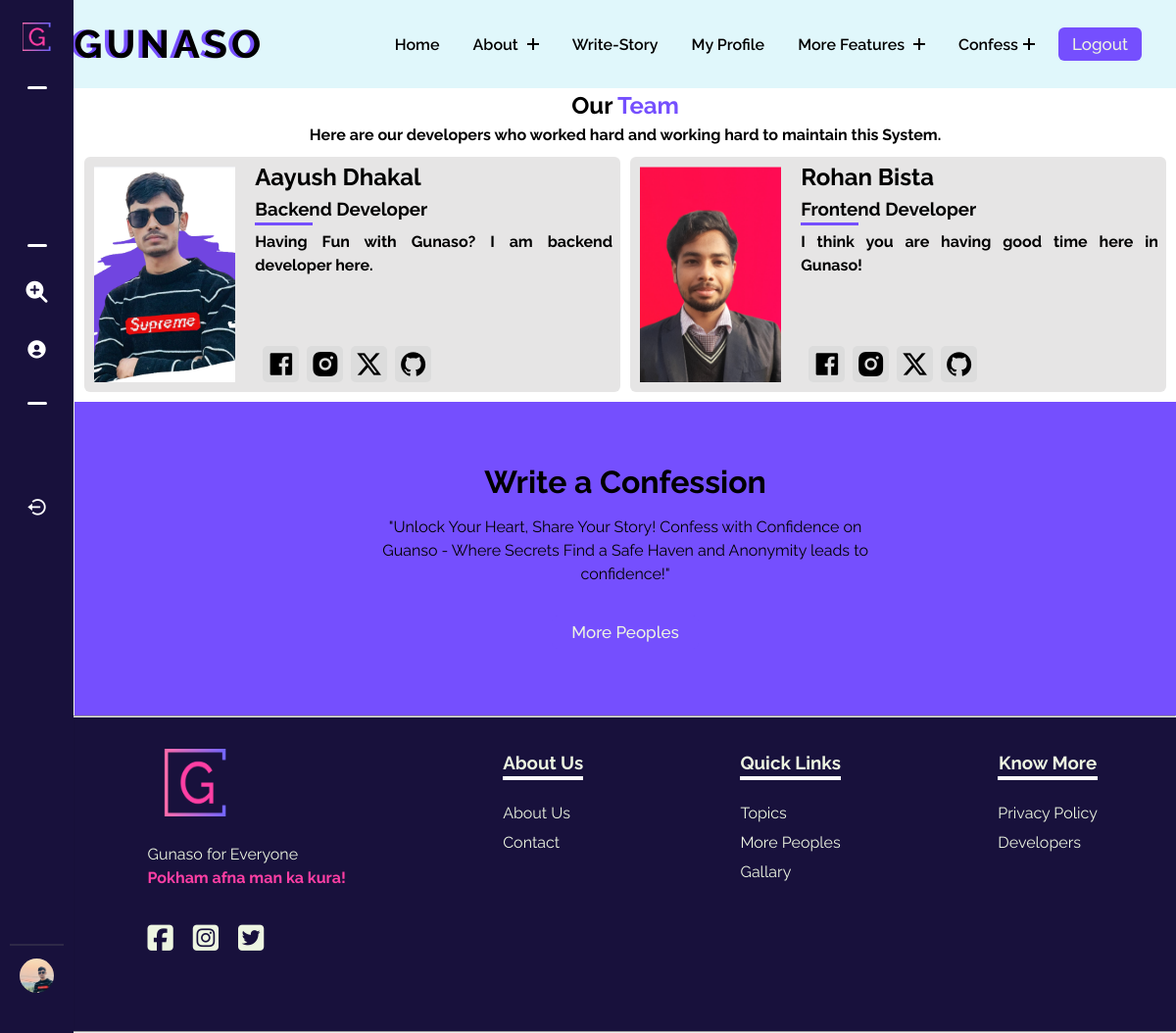
The page /developers/ (signed in) on the database its author committed.
### gunasoApp/models.py (models this page shows, shortened)
class Profile(models.Model):
    user = models.OneToOneField(User, on_delete=models.CASCADE, related_name="Profile")
    image = models.ImageField(upload_to="gunasoApp/images/loggeduserImages", blank=True, default="upload-image")

class Developer(models.Model):
    sno = models.AutoField(primary_key=True)
    image = models.ImageField(upload_to="gunasoApp/images/developers", blank=True, default="upload-image-dev")
    name = models.CharField(max_length=30)
    position = models.CharField(max_length=30)
    bio = models.TextField()
    facebook = models.CharField(max_length=255)
    instagram = models.CharField(max_length=255)
    x = models.CharField(max_length=255)
    github = models.CharField(max_length=255)

### gunasoApp/views.py (the view)
# urls.py: path('developers/',views.developers, name='developers'),
def developers(request):
    developers = Developer.objects.all()
    context = {"developers":developers}
    return render(request, 'developers.html', context)

### templates/developers.html (shortened to what this page needs)
{% extends 'base.html' %}
{% load static %}
    {% block base_style%}
    {{ block.super }}
    <link rel="stylesheet" href="{% static 'styles/developers.css' %}">
    {% endblock base_style%}
    {% block content %}
    <div class="developersmain">
        <div class="introtext">
            <h2>Our <span>Team</span></h2>
            <p>Here are our developers who worked hard and working hard to maintain this System.</p>
        </div>
        <div class="cards">
            {% for item in developers %}
            <div class="card" data-aos="fade-down">
                <div class="imagepart">
                    <div class="imagecontain" style="background-image: url({{item.image.url}});">
                    </div>
                </div>
                <div class="textpart">
                    <h2>{{item.name}}</h2>
                    <h3>{{item.position}}</h3>
                    <hr>
                    <div class="aboutandlinks">
                        <p>{{item.bio}}</p>
                        <div class="links">
                            <a href="{{item.facebook}}" target="_blank">
                                <i class="ri-facebook-box-fill"></i>
                            </a>
                            <a href="{{item.instagram}}" target="_blank">
                                <i class="ri-instagram-fill"></i>
                            </a>
                            <a href="{{item.x}}" target="_blank">
                                <i class="ri-twitter-x-fill"></i>
                            </a>
                            <a href="{{item.github}}" target="_blank">
                                <i class="ri-github-fill"></i>
                            </a>
                        </div>
                    </div>
                </div>
            </div>
            {% endfor %}
        </div>
        {% include 'banner.html' %}
    </div>
    {% endblock %}

### templates/base.html (shortened to what this page needs)
{% load static %}
{% load webpush_notifications %}
<!DOCTYPE html>
<html lang="en">
<head>
    {% block base_style%}
    <link rel="stylesheet" href="{% static 'styles/base.css' %}">
    <link href="https://unpkg.com/aos@2.3.1/dist/aos.css" rel="stylesheet">
    {% endblock base_style%}
    <link href="https://cdn.jsdelivr.net/npm/remixicon@4.0.0/fonts/remixicon.css" rel="stylesheet" />
    <link flex href="https://unpkg.com/boxicons@2.1.4/css/boxicons.min.css" rel="stylesheet" />
</head>
<body>
    <header class="header">
        <div class="container_nav">
            <div class="header-main">
                <div class="logo">
                    <a href="/">
                        <div class="contentlogo">
                            <h2 class="text" data-text="Gunaso">
                                Guanso
                            </h2>
                        </div>
                    </a>
                </div>
                <nav class="nav-menu">
                    <ul class="menu">
                        <li class="menu-item">
                            <a href="/">Home</a>
                        </li>
                        <li class="menu-item menu-item-has-children">
                            <a href="#" data-toggle="sub-menu">About <i class="plus"></i></a>
                        </li>
                        <li class="menu-item">
                            <a href="{% url 'writestory' %}">write-Story</a>
                        </li>
                        <li class="menu-item">
                            <a href="/user/{{request.user}}">My Profile</a>
                        </li>
                        <li class="menu-item menu-item-has-children">
                            <a href="#" data-toggle="sub-menu">More Features <i class="plus"></i></a>
                        </li>
                        <li class="menu-item menu-item-has-children">
                            <a href="#" data-toggle="sub-menu">Confess<i class="plus"></i></a>
                        </li>
                        {% if user.is_authenticated %}
                        <button id="logoutbtn" onclick="logoutfunc()">
                            Logout
                        </button>
                        {% endif %}
                    </ul>
                </nav>
            </div>
        </div>
    </header>
    <nav class="sidebar hoverable close">
        <div class="logo_items flex">
            <span class="nav_image">
                <img src="{% static 'images/logos/g-high-resolution-logo-transparent.png' %}" alt="logo_img" />
            </span>
        </div>
        <div class="menu_container">
            <div class="menu_items">
                <ul class="menu_item">
                    <div class="menu_title flex">
                        <span class="line"></span>
                    </div>
                    <li class="item">
                        <a href="/user/{{request.user}}" class="link flex">
                            <i style="color: #fff;">
                                <lord-icon src="https://cdn.lordicon.com/hrjifpbq.json" trigger="hover"
                                    style="width:35px;height:35px" colors="primary:#fff,secondary:#fff">
                                </lord-icon>
                            </i>
                        </a>
                    </li>
                    <li class="item">
                        <a href="{% url 'update_profile' %}" class="link flex">
                            <i>
                                <lord-icon src="https://cdn.lordicon.com/ifsxxxte.json" trigger="hover"
                                    style="width:30px;height:30px" colors="primary:#fff,secondary:#fff">
                                </lord-icon>
                            </i>
                        </a>
                    </li>
                </ul>
                <ul class="menu_item">
                    <div class="menu_title flex">
                        <span class="line"></span>
                    </div>
                    <li class="item">
                        <a href="{% url 'person' %}" class="link flex">
                            <i class="fa-solid fa-magnifying-glass-plus"></i>
                        </a>
                    </li>
                    <li class="item">
                        <a href="{% url 'topics' %}" class="link flex">
                            <i class='bx bxs-user-circle'></i>
                        </a>
                    </li>
                </ul>
                <ul class="menu_item">
                    <div class="menu_title flex">
                        <span class="line"></span>
                    </div>
                    <li class="item">
                        <a href="{% url 'readstory' %}" class="link flex">
                            <i>
                                <lord-icon src="https://cdn.lordicon.com/depeqmsz.json" trigger="hover"
                                    style="width:30px;height:30px" colors="primary:#fff,secondary:#fff">
                                </lord-icon>
                            </i>
                        </a>
                    </li>
                    <li class="item">
                        {% if user.is_authenticated %}
                        <a href="{% url 'logout' %}" class="link flex">
                            <i class='bx bx-log-out-circle'></i>
                        </a>
                        {% else %}
                        <a href="{% url 'login' %}" class="link flex">
                            <i class="fa-solid fa-arrow-right-from-bracket"></i>
                            <span>Login</span>
                        </a>
                        {% endif %}
                    </li>
                    <li class="item">
                        <a href="{% url 'developers' %}" class="link flex">
                            <i>
                                <lord-icon src="https://cdn.lordicon.com/eodeknny.json" trigger="hover"
                                    style="width:29px;height:29px; margin-left: 5px;"
                                    colors="primary:#fff,secondary:#fff">
                                </lord-icon>
                            </i>
                        </a>
                    </li>
                </ul>
            </div>
            <div class="sidebar_profile flex">
                {% if user.is_authenticated %}
                <span class="nav_image">
                    <img src="{{request.user.Profile.image.url}}" alt="logo_img"
                        style="border-radius: 50%; height: 35px; width:35px;" />
                </span>
                {% endif %}
            </div>
        </div>
    </nav>
    {% block content %} {% endblock %}
    <hr>
    <footer class="footer">
        <div class="fone">
            <img src="{% static 'images/logos/g-high-resolution-logo-transparent.png' %}" alt="lyamma lyamm logo"
                class="footer-logo">
            <p>Gunaso for Everyone<br> <span>Pokham afna man ka kura!</span></p>
            <div class="footer-links">
                <a href=""><i class="fa-brands fa-square-facebook"></i></a>
                <a href=""><i class="fa-brands fa-square-instagram"></i></a>
                <a href=""><i class="fa-brands fa-square-twitter"></i></a>
            </div>
        </div>
        <div class="ftwo">
            <ul>
                <h3 class="footer-h3">About Us</h3>
                <li><a href="{% url 'about' %}">About Us</a></li>
                <li><a href="{% url 'contact' %}">Contact</a></li>
            </ul>
        </div>
        <div class="fthree">
            <ul>
                <h3 class="footer-h3">Quick Links</h3>
                <li><a href="{% url 'topics'%}">Topics</a></li>
                <li><a href="{% url 'person'%}">More Peoples</a></li>
                <li><a href="{% url 'gallary' %}">Gallary</a></li>
            </ul>
        </div>
        <div class="ffour">
            <ul>
                <h3 class="footer-h3">Know More</h3>
                <li><a href="{% url 'privacypolicy' %}">Privacy Policy</a></li>
                <li><a href="{% url 'developers' %}">Developers</a></li>
            </ul>
        </div>
    </footer>
</body>
</html>

### static/styles/developers.css (style rules this page uses)
:root { --dark: #754ffe; --darkgreen: #379683; --bcolor: #5CDB95; --cooltexr: #4a4b65; --backupgreen: #8EE4AF; --para: #EDF5E1; --mainheading: #FFF; --hotish: #FF3FA4; --skyblue: #525FE1; --footer: #18113c; }
.developersmain { margin-left: 4.76rem; }
.introtext { text-align: center; }
.introtext span { color: var(--dark); }
.introtext p { font-weight: bold; }
.cards { padding: 10px; display: grid; grid-template-columns: repeat(2, 1fr); gap: 10px; }
.card { background-color: rgb(230, 229, 229); border-radius: 6px; height: 30vh; overflow-x: hidden; display: flex; }
.imagepart { padding: 10px; height: 100%; width: 30%; display: flex; padding-top: 10px; justify-content: center; flex-basis: 30%; }
.imagecontain { background-color: violet; height: 100%; width: 100%; background-size: cover; background-position: center; background-repeat: no-repeat; }
.aboutandlinks { height: 69%; display: flex; flex-direction: column; justify-content: space-between; }
.aboutandlinks p { font-weight: bold; padding: 5px 5px 0 0; text-align: justify; }
.textpart { flex-basis: 70%; display: flex; flex-direction: column; padding: 3px 3px 0 10px; }
.textpart hr { height: 3px; width: 16%; border: none; background-color: var(--dark); }
.links { font-size: 30px; padding-left: 8px; transition: all 0.3s ease; }
.links a { text-decoration: none; color: black; }
.links i { padding: 3px; cursor: pointer; border-radius: 5px; background-color: gainsboro; }

### static/styles/banner.css (style rules this page uses)
:root { --dark: #754ffe; --darkgreen: #379683; --bcolor: #5CDB95; --cooltexr: #4a4b65; --backupgreen: #8EE4AF; --para: #EDF5E1; --mainheading: #FFF; --hotish: #FF3FA4; --skyblue: #525FE1; --footer: #18113c; }

### rows shown on the page
Developer: image (picture), name "Aayush Dhakal", position "Backend Developer", bio "Having Fun with Gunaso? I am backend developer here."
Developer: image (picture), name "Rohan Bista", position "Frontend Developer", bio "I think you are having good time here in Gunaso!"
